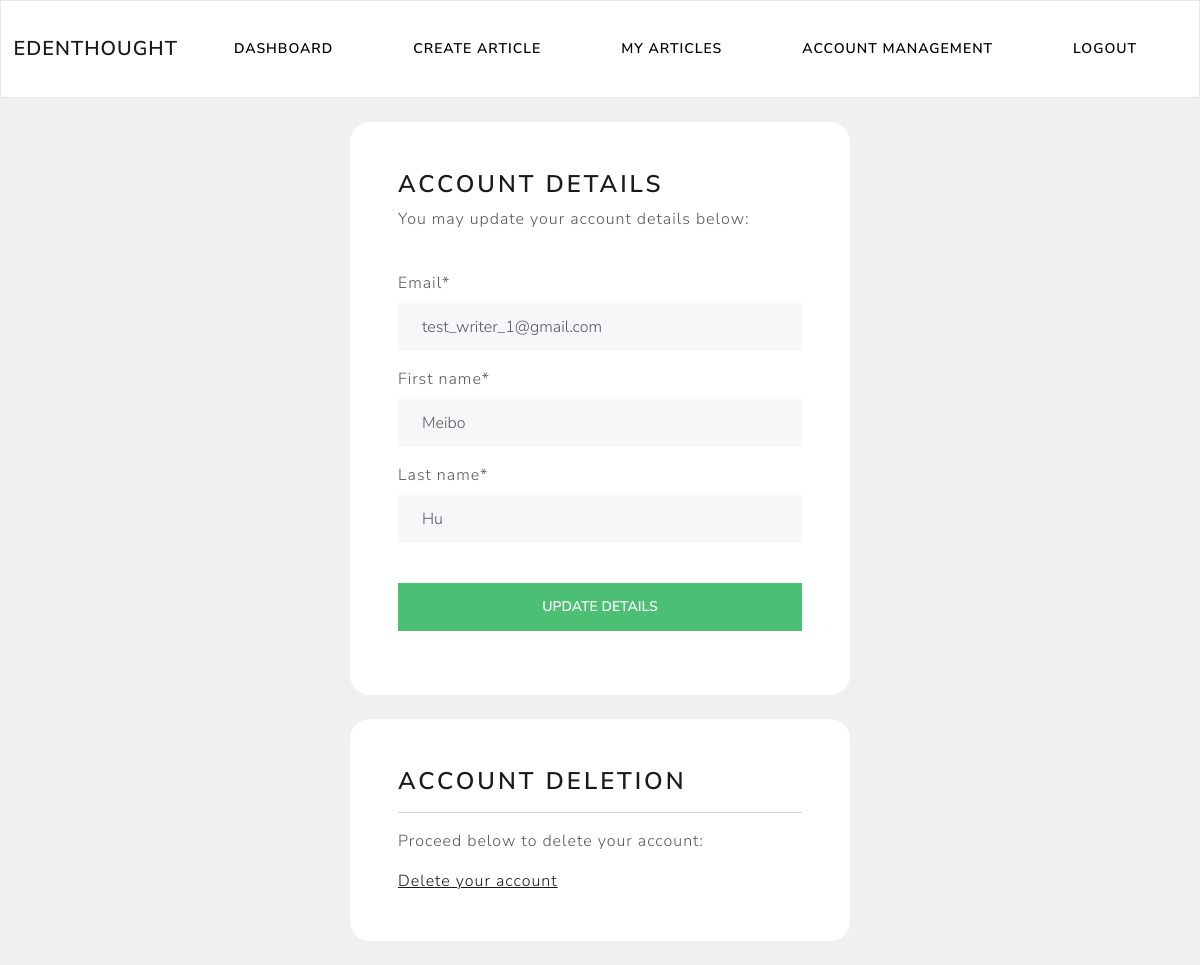
The app's page /writer/account-management (signed in) with its own data.
### account/models.py (models this page shows, shortened)
class CustomUser(AbstractBaseUser, PermissionsMixin):
    username = None
    email = models.EmailField(unique=True)
    first_name = models.CharField(max_length=80)
    last_name = models.CharField(max_length=135)
    is_active = models.BooleanField(default=True)
    is_staff = models.BooleanField(default=False)
    date_joined = models.DateTimeField(default=timezone.now)
    is_writer = models.BooleanField(default=False, verbose_name="Are you a writer?")
    USERNAME_FIELD = 'email'
    REQUIRED_FIELDS = []
    objects = CustomUserManager()

### writer/views.py (the view)
# urls.py: path('account-management', views.account_management, name="account-management"),
@login_required(login_url='my-login')
def account_management(request):
    form = UpdateUserForm(instance=request.user)
    if request.method == 'POST':
        form = UpdateUserForm(request.POST, instance=request.user)
        if form.is_valid():
            form.save()
            return redirect('writer-dashboard')
    context = {'UpdateUserForm':form}
    return render(request, 'writer/account-management.html', context)

### writer/forms.py
class UpdateUserForm(ModelForm):    ## exclude password
    password = None
    class Meta:
        model = CustomUser
        fields = ['email', 'first_name', 'last_name',]
        exclude = ['password1', 'password2',]

### writer/templates/writer/account-management.html (shortened to what this page needs)
{% extends 'writer/navbar.html' %}
{% load crispy_forms_tags %}
{% block content %}
    <br>
    <div class="container bg-white shadow-md p-5 form-layout">
        <h3> Account details </h3>
        <p> You may update your account details below: </p>
        <br>
        <form method="POST" autocomplete="off">
            {{UpdateUserForm|crispy}}
            <br>
            <input class="btn btn-success w-100" type="submit" value="Update details"/>
        </form>
    </div>
    <br>
    <div class="container bg-white shadow-md p-5 form-layout">
        <h3> Account deletion </h3>
        <hr>
        <p>
            Proceed below to delete your account:
        </p>
        <a href="{% url 'delete-account' %}"> Delete your account </a>
    </div>
    <br>
{% endblock %}

### static/css/styles.css (style rules this page uses)
.form-layout { width: 500px; border-radius: 20px; }

### records on screen
CustomUser: email "test_writer_1@gmail.com", first_name "Meibo", last_name "Hu"
